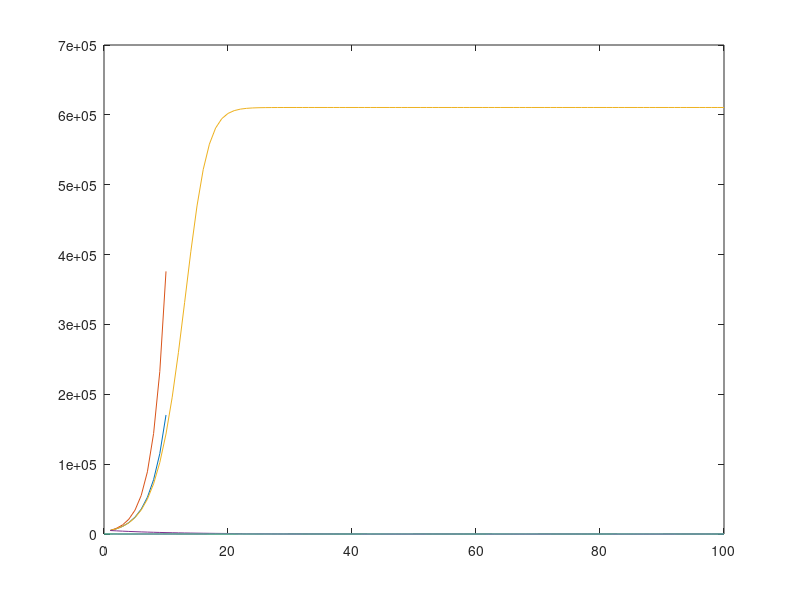

MATLAB code to generate this figure: (Note: this script raises an error after producing the figure.)
clearvars
clc
close all
%%
% Analytical and numerical solution wild boars
N(1) = 5*10^3;
r = 0.48;
dt = 1;
totTime = 10;
time = dt:dt:totTime;
tic
for t = 2:numel(time);
        dN = ((r*N(t-1))*dt);
        N(t) = N(t-1)+dN;
end
toc
Popan(1) = N(1);
Popan(1,2:numel(time)) = N(1)*exp(r*time(1,1:numel(time)-1));
figure
plot(time,N)
hold on
plot(time,Popan)
%%
% Carrying capicity wild boars numerically
clearvars
clc
close all
area = 30528
density = 20
K = density * area
r = 0.48 
N(1) = 5000
dt = 1
totTime = 100
time = dt:dt:totTime
for t = 2:numel(time);
    dN = r*((K-N(t-1))/K)*N(t-1);
    N(t) = N(t-1)+dN;
end
plot(time,N)
%%
% analytical solution carrying capacity 
clearvars
clc
close all
area = 30528
density = 20
K = density * area
r = 0.48 
N(1) = 5000
dt = 1
totTime = 100
time = dt:dt:totTime
Popan(1) = N(1)
Popan(1,2:numel(time)) = ((-K*N(1)*exp(r*time(1,1:numel(time)-1)))/(N(1)-K))/(1-(N(1)*exp(r*time(1,1:numel(time)-1)))/(N(1)-K));
%%
%Hunting
clearvars
clc
close all
N0=5000;
r=0.48;
hunting_effort=0.48+0.48*0.2; %%Stable population if this equals r
dt=1;
N=[N0];
n=N0;
totTime = 100;
time = dt:dt:totTime;
H = hunting_effort*N;
Popan(1) = N0;
for t = 2:numel(time);
  Popan(1,t) = Popan(1,t-1)+(r*Popan(1,t-1)-H);
  H = hunting_effort*Popan(1,t);
end
plot(time,Popan)

%%
%wolves
clearvars
clc
close all
tic
r = 0.48;
c = 0.01;
d = 0.24;
e = 0.005;

Nboars = 100;
Nwolves = 25;
dt = 0.01;
Tottime = 100;
timeperiod= dt:dt:Tottime;
for t = 2:numel(timeperiod);
    N = Nboars(t-1)+((r*Nboars(t-1)-c*Nwolves(t-1)*Nboars(t-1))*dt);
    W = Nwolves(t-1)+((-d*Nwolves(t-1)+e*Nwolves(t-1)*N)*dt);
    Nboars = [Nboars,N];
    Nwolves = [Nwolves, W];
    
end
plot(timeperiod, Nboars,timeperiod,Nwolves);
toc;
elapsedTime1 = toc;

H_true= Lokta_Volterra(Nboars(1),Nwolves(1),r,c,d,e);
H_mod= Lokta_Volterra(Nboars,Nwolves,r,c,d,e);
plot(H_mod);
rmse = Err(H_mod,H_true);

analytical_error=e*Nboars-d*log(Nboars)-r*log(Nwolves)+c*Nwolves;
%%
%Matlab solver
clearvars
clc
close all
tic
r = 0.48;
c = 0.01;
d = 0.24;
e = 0.005;
W = 25;
Initial = [100,25];     % For a differential equation the initial conditions are necessary to solve the equation 
timeperiod = [0 100]; % this is the interval of integration of the differential equation
Functie = @(t,y)[r*y(1)-c*y(2)*y(1);-d*y(2)+e*y(2)*y(1)]; % this commant defines the equations that need to be solved
ode113(Functie,timeperiod,Initial) % specific syntax to solve the equation and plot it
toc
elapsedTime2 = toc
Timediff = elapsedTime2-elapsedTime1